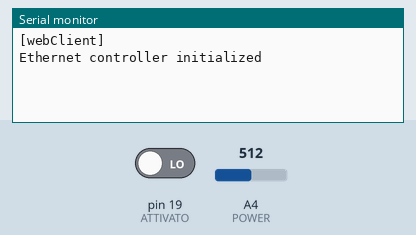
This sketch was run on a simulated Arduino Uno, built with avr-gcc and run on an emulated ATmega328P. On the bench: the last lines printed to the serial monitor. The test bench sets the inputs (shaded band); at power-on: A4 (POWER) = 512, pin 19 (ATTIVATO) LOW.

Above: at 1.2 s.
1.3 s: A4 (POWER) set to 490
At 2.4 s:
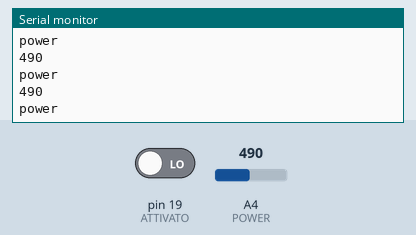
2.8 s: A4 (POWER) set to 306
At 3.5 s:
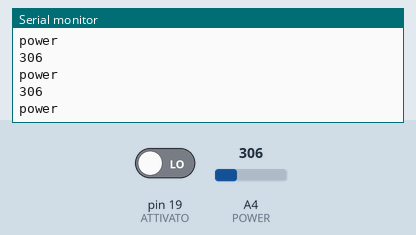

The sketch:

sendEmail.ino
```cpp
// (licence header left out)
#include <EtherCard.h>

// ethernet interface mac address, must be unique on the LAN
static byte mymac[] = {0x74,0x69,0x69,0x2D,0x30,0x31};
static byte myip[] = { 10,0,0,200 };
static byte gwip[] = { 10,0,0,1 };
static byte dns[] = { 8,8,8,8 };
static byte sn[] = { 255,255,255,0 };
int ATTIVATO=19;
int POWER=A4;
int count=0;

byte Ethernet::buffer[700];
static uint32_t timer;
static uint32_t timer2;

const char website[] PROGMEM = "lucantonello.no-ip.biz";

// called when the client request is complete
static void my_callback (byte status, word off, word len) {
  Serial.println(">>>");
  Ethernet::buffer[off+300] = 0;
  Serial.print((const char*) Ethernet::buffer + off);
  Serial.println("...");
  pinMode(ATTIVATO, INPUT);
  pinMode(POWER, INPUT);
}

void setup () {
  Serial.begin(57600);
  Serial.println(F("\n[webClient]"));

/*  if (ether.begin(sizeof Ethernet::buffer, mymac) == 0)
    Serial.println(F("Failed to access Ethernet controller"));
  if (!ether.dhcpSetup())
    Serial.println(F("DHCP failed"));*/
  if (!ether.begin(sizeof Ethernet::buffer, mymac, 8)) {
    Serial.println( "Failed to access Ethernet controller");
  } else Serial.println("Ethernet controller initialized");
  Serial.println();

  ether.staticSetup(myip, gwip, dns, sn);

  ether.printIp("IP:  ", ether.myip);
  ether.printIp("GW:  ", ether.gwip);
  ether.printIp("DNS: ", ether.dnsip);

  if (!ether.dnsLookup(website))
    Serial.println("DNS failed");

  ether.printIp("SRV: ", ether.hisip);
}

void loop () {
  int avviso=digitalRead(ATTIVATO);
  int pwr=analogRead(POWER);
  if(pwr<500 || avviso==1){
    Serial.println("power");
    Serial.println(pwr);
    ether.packetLoop(ether.packetReceive());
    if (millis() > timer && pwr<500) {
      timer = millis() + 5000;
      Serial.println();
      Serial.print("<<< REQ ");
      ether.browseUrl(PSTR("/secure/allarmmail.php?allarm=pwr"), "", website, my_callback);
    }
    if (millis() > timer && avviso==1) {
      timer = millis() + 5000;
      Serial.println();
      Serial.print("<<< REQ ");
      ether.browseUrl(PSTR("/secure/allarmmail.php?allarm=start"), "", website, my_callback);
    }
    pwr=analogRead(POWER);
    avviso=digitalRead(ATTIVATO);
  }

}
```

Measured:
- after the input at 1.3 s, the serial monitor: prints a new line at once (image 1)
- after the input at 2.8 s, the serial monitor: prints a new line at once (image 2)
